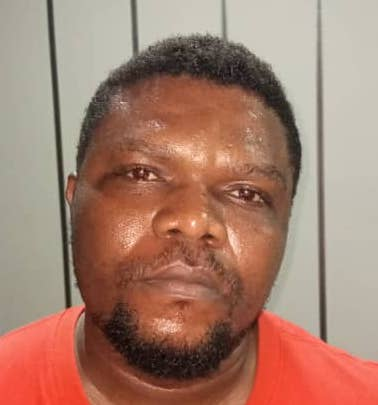
#> input picture captured-images/capture3a.jpeg, 378 x 405 px, found by its file name
$ python feature-extraction.py
#> lines starting #> are read from the running program, lines starting #| are printed output that depends on the picture; after the words box and inside, x2 and y2 are one past the last pixel; in counts of white or black regions, pixels touching at a corner belong together
import cv2

# Load pre-trained face detector (Haar cascade)
face_cascade = cv2.CascadeClassifier('/usr/local/Cellar/opencv/4.9.0_7/share/opencv4/haarcascades/haarcascade_frontalface_default.xml')

# Load an image
image = cv2.imread('/Users/darl/captured-images/capture3a.jpeg')
#> image is the input picture: shape (405, 378, 3); mean B, G, R 109.3, 126, 165.4

# Convert the image to grayscale
gray = cv2.cvtColor(image, cv2.COLOR_BGR2GRAY)
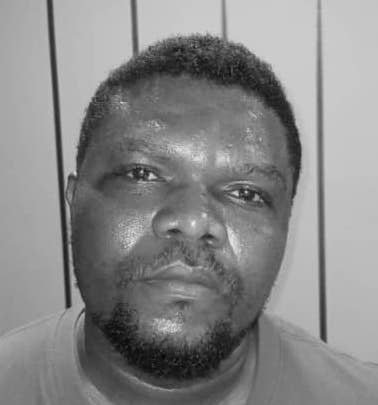
#> gray: shape (405, 378); min 4, max 239, mean 135.9

# Detect faces in the image
faces = face_cascade.detectMultiScale(gray, scaleFactor=1.1, minNeighbors=5, minSize=(30, 30))
#> faces = [[70, 97, 242, 242]]

# Draw rectangles around the detected faces
for (x, y, w, h) in faces:
    cv2.rectangle(image, (x, y), (x+w, y+h), (255, 0, 0), 2)
#> this loop made 1 pass
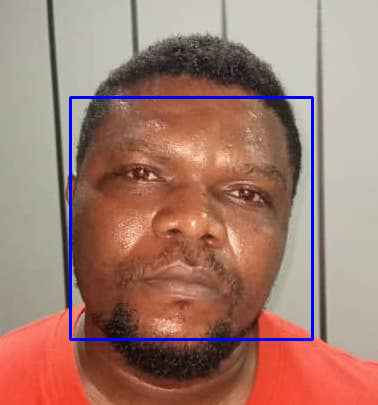
#> image: shape (405, 378, 3); 1.89% of pixels changed, all inside (x1, y1, x2, y2) = (69, 96, 314, 341)

# Display the image with detected faces
cv2.imshow('Detected Faces', image)
cv2.waitKey(0)
cv2.destroyAllWindows()

$ run again, with captured-images/capture1a.jpeg copied over captured-images/capture3a.jpeg
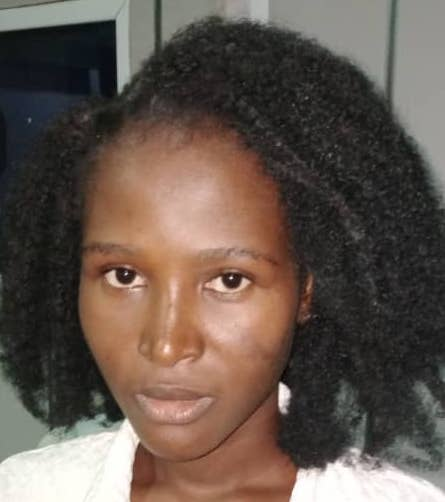
#> input picture captured-images/capture1a.jpeg, 445 x 502 px, found by its file name
#> image is the input picture: shape (502, 445, 3); mean B, G, R 78.1, 87, 100.9
#> `gray = cv2.cvtColor(image, cv2.COLOR_BGR2GRAY)`:
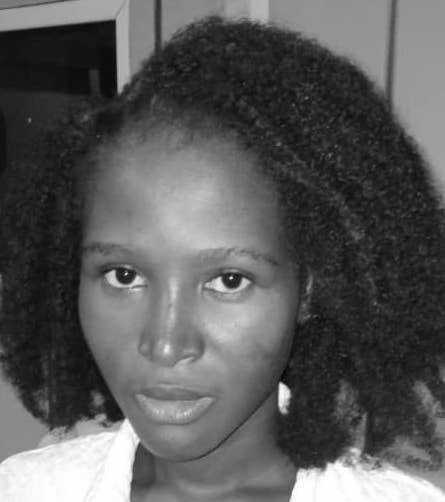
#> gray: shape (502, 445); min 3, max 255, mean 90.2
#> faces = [[54, 181, 240, 240]]
#> the loop `for (x, y, w, h) in faces:` made 1 pass
#> after the loop `for (x, y, w, h) in faces:`:
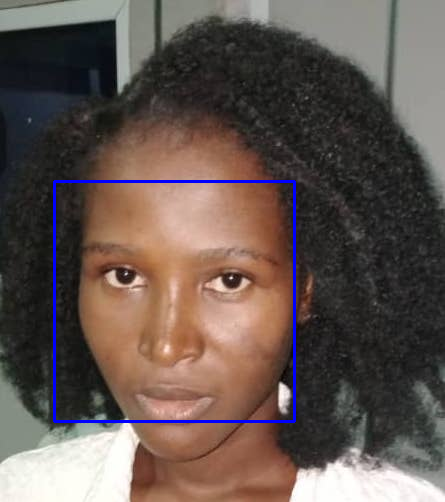
#> image: shape (502, 445, 3); 1.29% of pixels changed, all inside (x1, y1, x2, y2) = (53, 180, 296, 423)

$ run again, with captured-images/capture2a.jpeg copied over captured-images/capture3a.jpeg
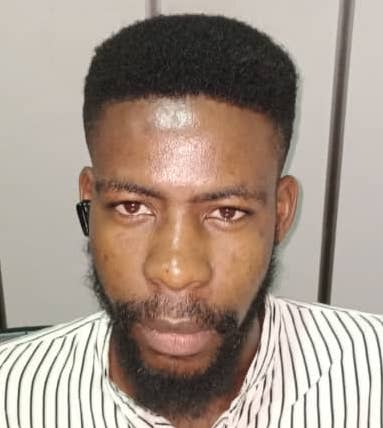
#> input picture captured-images/capture2a.jpeg, 383 x 428 px, found by its file name
#> image is the input picture: shape (428, 383, 3); mean B, G, R 137.3, 149.3, 165.4
#> `gray = cv2.cvtColor(image, cv2.COLOR_BGR2GRAY)`:
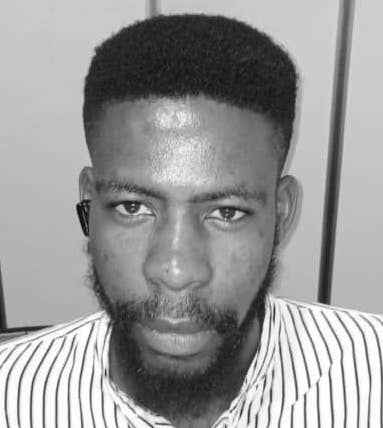
#> gray: shape (428, 383); min 5, max 255, mean 152.7
#> faces = [[70, 125, 218, 218]]
#> the loop `for (x, y, w, h) in faces:` made 1 pass
#> after the loop `for (x, y, w, h) in faces:`:
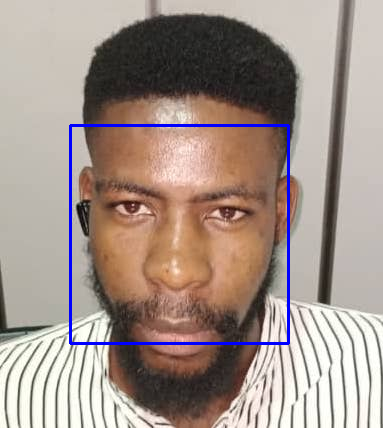
#> image: shape (428, 383, 3); 1.59% of pixels changed, all inside (x1, y1, x2, y2) = (69, 124, 290, 345)
